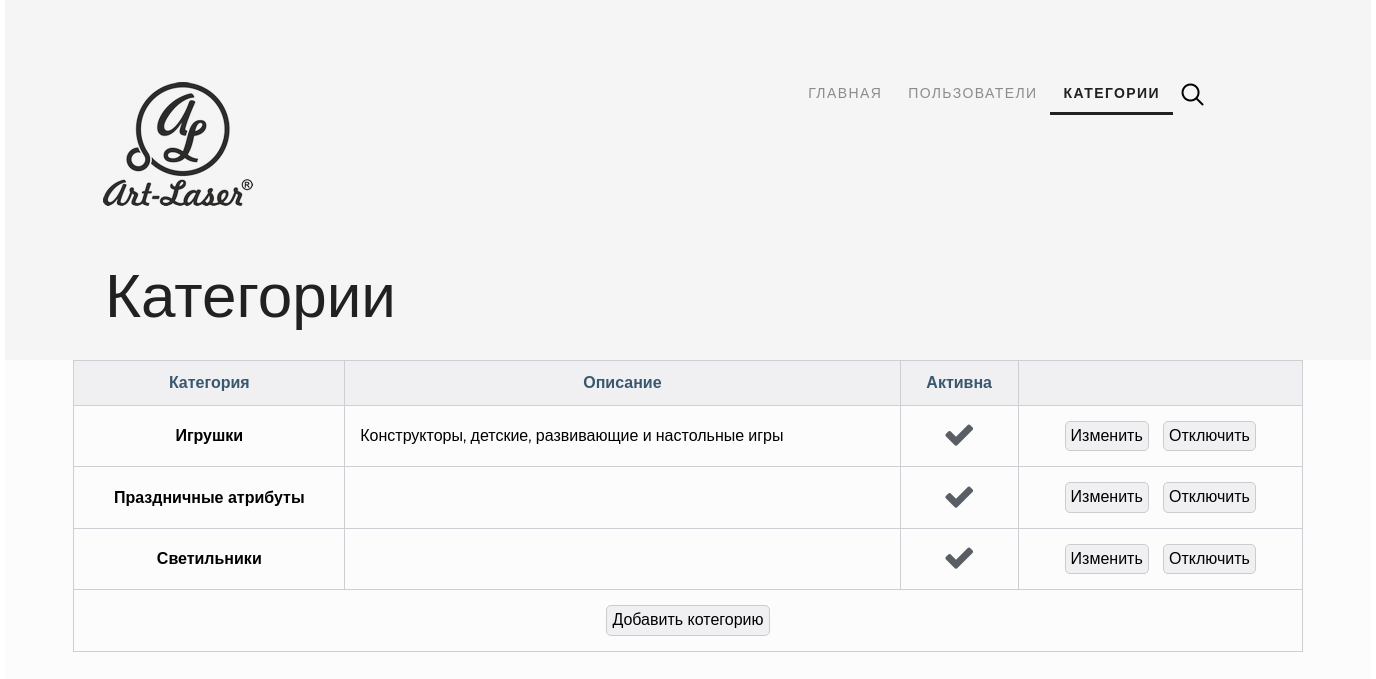
/administrator/ (signed in), run on an earlier commit of the app's database.
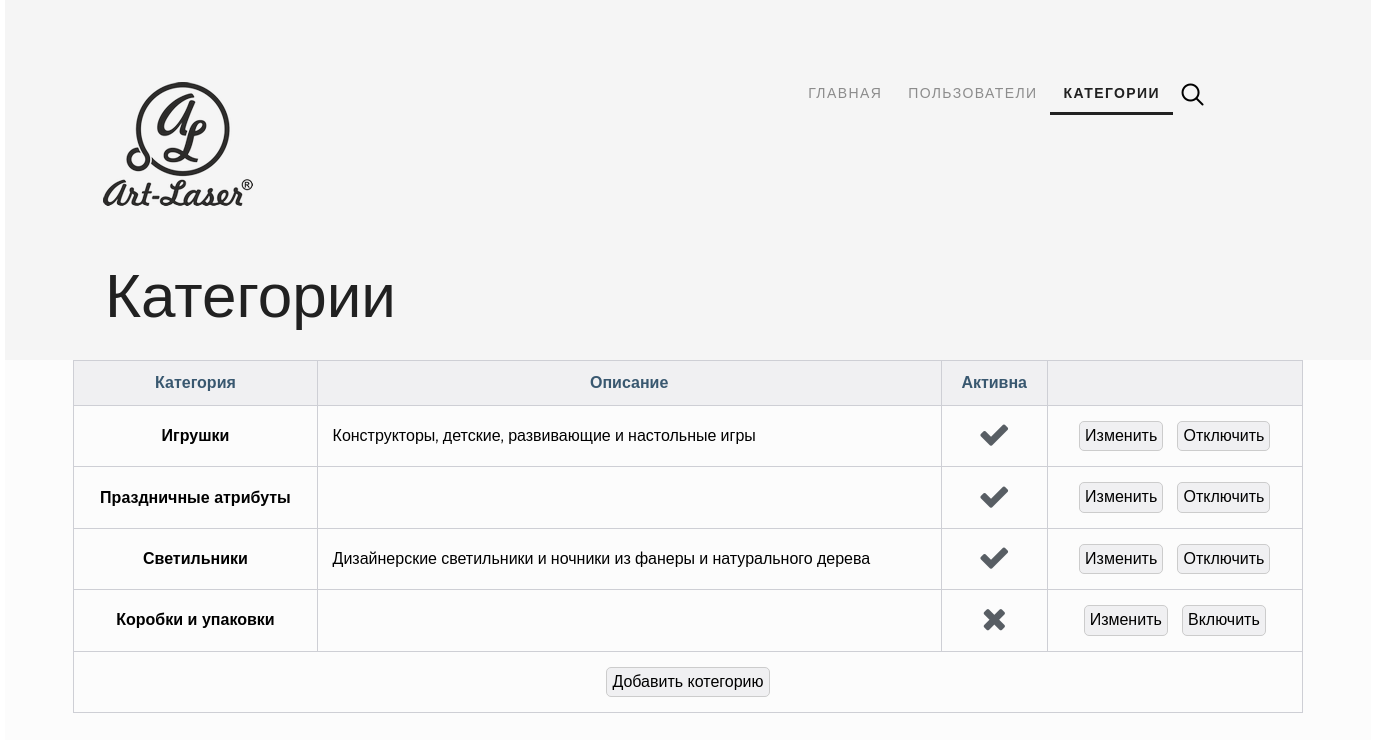
And on a later commit of the database.
### mainapp/models.py (models this page shows, shortened)
class ProductCategory(models.Model):
    name = models.CharField(verbose_name='Категория', max_length=64, unique=True)
    description = models.TextField(verbose_name='Описание категории', blank=True)
    is_active = models.BooleanField(verbose_name='активна', default=True)

### adminapp/views.py (the view)
@user_passes_test(lambda user: user.is_superuser)
def categories(request):
    title = 'Категории'
    categories_list = ProductCategory.objects.all().order_by('-is_active', 'name')
    context = {
        'title': title,
        'objects': categories_list,
    }
    return render(request, 'adminapp/categories.html', context)

### adminapp/templates/adminapp/categories.html (shortened to what this page needs)
{% extends 'adminapp/base.html' %}
{% load staticfiles %}
{% block container %}
<div class="container clearfix">
    <div class="hero-back">
        {% include 'adminapp/includes/inc__menu.html' %}
        <div class="h2">{{ title }}</div>
    </div>
    <div class="content">
        <table>
            <thead>
            <tr>
                <th scope="col">Категория</th>
                <th scope="col">Описание</th>
                <th scope="col">Активна</th>
                <th scope="col"></th>
            </tr>
            </thead>
            <tbody>
            {% for object in objects %}
            <tr>
                <th scope="row"><a href="{% url 'administrator:products' object.pk %}">{{ object.name }}</a></th>
                <td>{{ object.description }}</td>
                <td class="td-total">
                    {% if object.is_active %}
                    <i class="fa fa-check fa-2x" aria-hidden="true"></i>
                    {% else %}
                    <i class="fa fa-times fa-2x" aria-hidden="true"></i>
                    {% endif %}
                </td>
                <td class="td-total">
                    <a href="{% url 'administrator:category_update' object.pk %}">
                        <button class="btn-cat">
                            Изменить
                        </button>
                    </a>
                    {% if object.is_active %}
                    <a href="{% url 'administrator:category_del' object.pk %}">
                        <button class="btn-cat">
                            Отключить
                        </button>
                    </a>
                    {% else %}
                    <a href="{% url 'administrator:category_activate' object.pk %}">
                        <button class="btn-cat">
                            Включить
                        </button>
                    </a>
                    {% endif %}
                </td>
            </tr>
            {% endfor %}
            </tbody>
            <tr>
                <td colspan="4" class="td-total">
                    <a href="{% url 'administrator:category_create' %}">
                        <button class="btn-cat">
                            Добавить котегорию
                        </button>
                    </a>
                 </td>
            </tr>
        </table>
    </div>
</div>
{% endblock %}

What changed in the data, as far as the page shows it:
changed ProductCategory "Светильники": description (not shown) → "Дизайнерские светильники и ночники из фанеры и натурального дерева"
added ProductCategory: name "Коробки и упаковки", is_active False (drawn)
